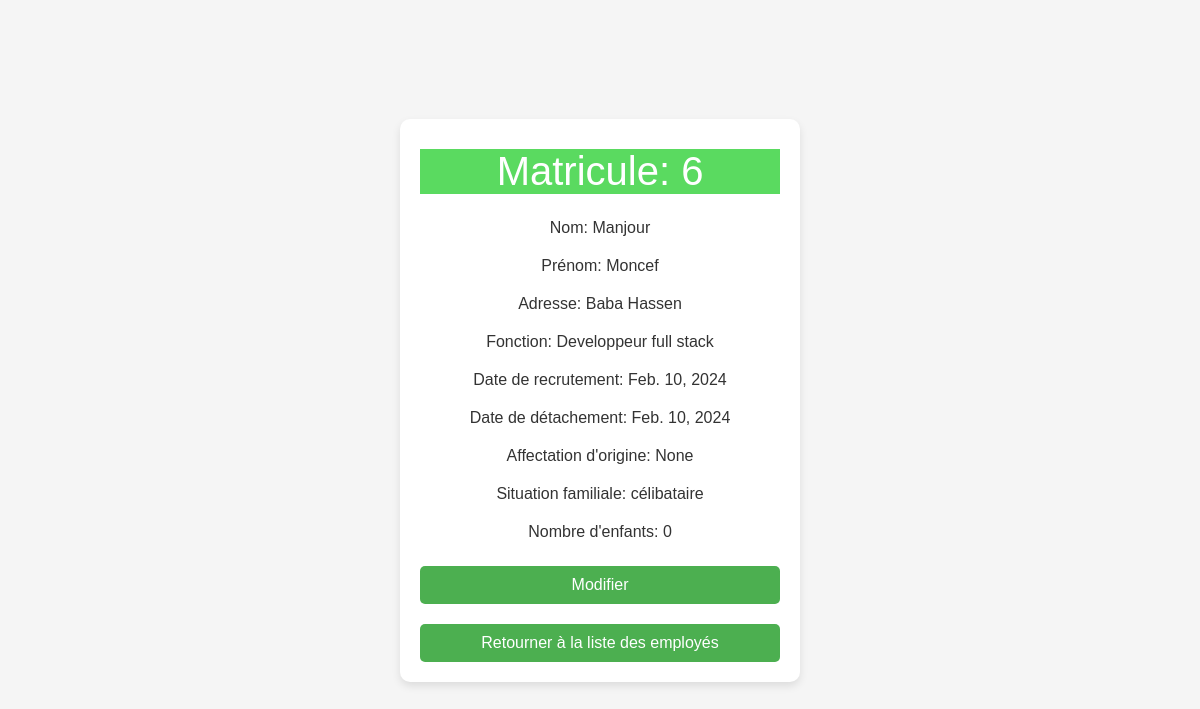
/detail/6/, run on the app's committed database.
### app/models.py (models this page shows, shortened)
class Employe(models.Model):
    CHOICES = {
        ('marié', 'marié(e)'),
        ('divorcé', 'divorcé(e)'),
        ('célibataire', 'célibataire'),
        ('veuf', 'veuf(ve)')
    }
    CODES = {
        ('T', 'T'), ('R', 'R'), ('1', '1'), ('I', 'I'), ('2', '2'), ('M', 'M'), ('A', 'A'), ('6', '6'), ('7', '7'),
        ('8', '8'), ('9', '9'), ('C', 'C'), ('Cr', 'Cr'),
    }
    matricule = models.PositiveIntegerField(primary_key = True)
    nom = models.CharField(max_length = 100)
    prenom = models.CharField(max_length = 100)
    adresse = models.CharField(max_length = 200, null=True)
    fonction = models.CharField(max_length = 100, null=True)
    dateRecrutement = models.DateField(null=True)
    dateDetachement = models.DateField(null=True)
    affectOrigine = models.CharField(max_length = 100, null=True)
    situationFamiliale = models.CharField(max_length = 100, choices= CHOICES, null=True)
    nbrEnfants = models.PositiveIntegerField(null=True)
    dernierPointage = models.CharField(max_length = 2, choices=CODES, default=None, null=True)
    dateDernierPointage = models.DateField(null=True, default = None)

### app/views.py (the view)
# urls.py: path('detail/<str:pk>/', views.detail, name='employe-detail'),
def detail(request, pk):
    emp = Employe.objects.get(matricule=pk)
    context = {'employe': emp}
    return render(request, 'details.html', context)

### app/templates/details.html (shortened to what this page needs)
<!DOCTYPE html>
<html lang="en">
<head>
</head>
<body>
    <div class="card">
        <div class="card-content">
            <div id="matricule-cont">
                <p id="matricule">Matricule: {{employe.matricule}}</p>
            </div>
            <div id="att-cont">
                <p class="att">Nom: {{employe.nom}}</p>
                <p class="att">Prénom: {{employe.prenom}}</p>
                <p class="att">Adresse: {{employe.adresse}}</p>
                <p class="att">Fonction: {{employe.fonction}}</p>
                <p class="att">Date de recrutement: {{employe.dateRecrutement}}</p>
                <p class="att">Date de détachement: {{employe.dateDetachement}}</p>
                <p class="att">Affectation d'origine: {{employe.affectOrigine}}</p>
                <p class="att">Situation familiale: {{employe.situationFamiliale}}</p>
                <p class="att">Nombre d'enfants: {{employe.nbrEnfants}}</p>
            </div>
            <a href="{% url 'employe-update' employe.matricule %}">Modifier</a>
            <a href="{% url 'employe-list' %}">Retourner à la liste des employés</a>
        </div>
    </div>
</body>
</html>

### app/templates/details.html (style rules this page uses)
body { font-family: 'Arial', sans-serif; margin: 0; padding: 0; display: flex; align-items: center; justify-content: center; min-height: 100vh; background-color: #f5f5f5; }
.card { background-color: #fff; box-shadow: 0 4px 8px rgba(0, 0, 0, 0.1); border-radius: 10px; overflow: hidden; max-width: 400px; width: 100%; margin: 20px; box-sizing: border-box; transition: transform 0.3s ease; }
.card-content { padding: 20px; text-align: center; }
.card p { margin: 10px 0; font-size: 16px; color: #333; }
.card a { display: block; background-color: #4CAF50; color: white; text-align: center; text-decoration: none; padding: 10px; margin-top: 20px; border-radius: 5px; transition: background-color 0.3s ease; }
#matricule { font-size: 40px; color: white; }
#matricule-cont { background-color: #5ada60; }
#att-cont { margin: 20px; }
.att { padding: 5px; }

### data on the page
Employe: matricule "6", nom "Manjour", prenom "Moncef", adresse "Baba Hassen", fonction "Developpeur full stack", dateRecrutement "Feb. 10, 2024", dateDetachement "Feb. 10, 2024", affectOrigine "None", situationFamiliale "célibataire", nbrEnfants "0"
